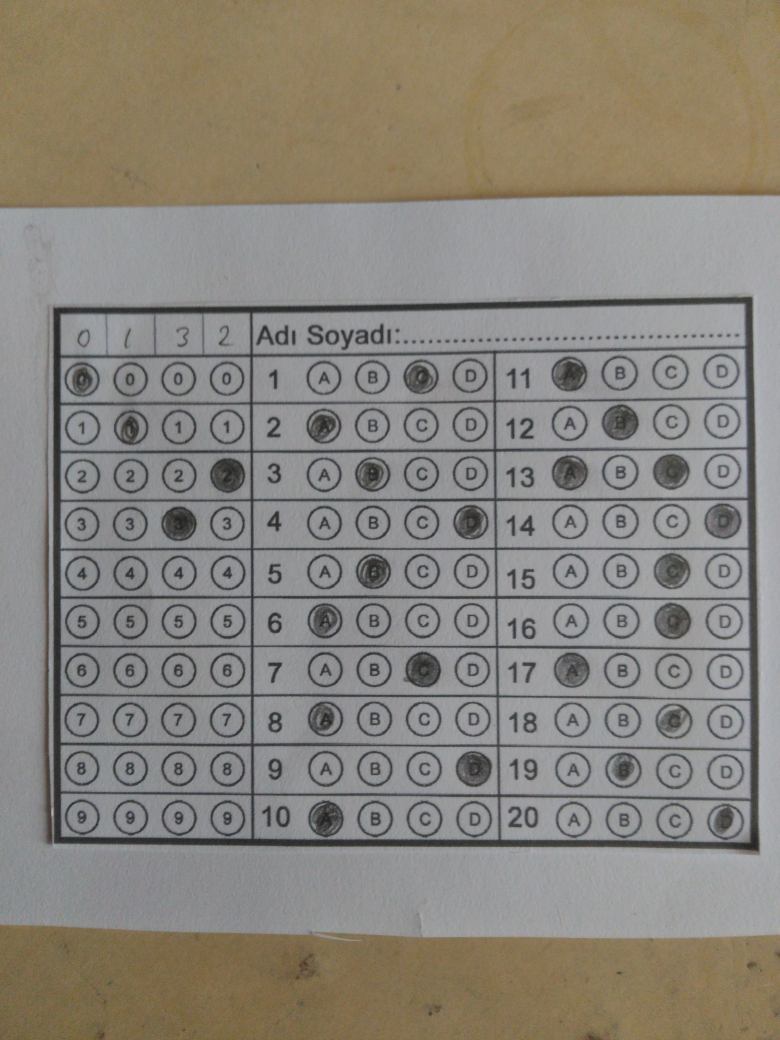
#> input picture My_dikdörtgen algılama/direk indirdiğim/img14.jpg, 3120 x 4160 px, given in place of the camera (shown at 1/4 size)
$ python 'rectanglealgıla.py'
#> lines starting #> are read from the running program, lines starting #| are printed output that depends on the picture; after the words box and inside, x2 and y2 are one past the last pixel; in counts of white or black regions, pixels touching at a corner belong together
import cv2
import time
import numpy as np

"""
sudo apt-get install python-opencv
sudo apt-get install python-matplotlib
"""

##################
DELAY = 0.02
USE_CAM = 1
IS_FOUND = 0

MORPH = 7
CANNY = 250
##################
# 420x600 oranı 105mmx150mm gerçek boyuttaki kağıt için
_width  = 600.0
_height = 420.0
_margin = 0.0
##################

if USE_CAM: video_capture = cv2.VideoCapture(0)

corners = np.array(
	[
		[[  		_margin, _margin 			]],
		[[ 			_margin, _height + _margin  ]],
		[[ _width + _margin, _height + _margin  ]],
		[[ _width + _margin, _margin 			]],
	]
)

pts_dst = np.array( corners, np.float32 )

while True :

	if USE_CAM :
		ret, rgb = video_capture.read()
#> rgb is the input picture: shape (4160, 3120, 3); mean B, G, R 123.8, 132.3, 136.9
		rgb = cv2.imread("b.jpg", 1)
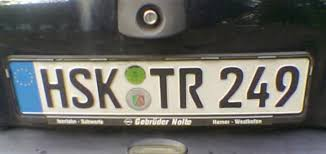
#> input picture My_dikdörtgen algılama/b.jpg, 326 x 154 px
#> rgb is the input picture: shape (154, 326, 3); mean B, G, R 99.2, 103.7, 104
	else :
		ret = 1
		rgb = cv2.imread( "b.jpg", 1 )

	if ( ret ):

		gray = cv2.cvtColor( rgb, cv2.COLOR_BGR2GRAY )
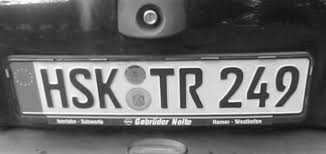
#> gray: shape (154, 326); min 13, max 255, mean 103.2

		gray = cv2.bilateralFilter( gray, 1, 10, 120 )

		edges  = cv2.Canny( gray, 10, CANNY )
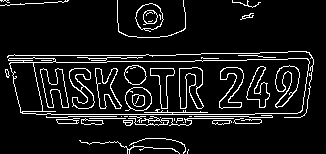
#> edges: shape (154, 326); 9.2% white in thin lines or dots

		kernel = cv2.getStructuringElement( cv2.MORPH_RECT, ( MORPH, MORPH ) )

		closed = cv2.morphologyEx( edges, cv2.MORPH_CLOSE, kernel )
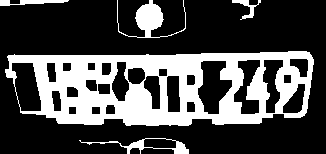
#> closed: shape (154, 326); 29.4% white; 5 white regions

		contours, h = cv2.findContours( closed, cv2.RETR_EXTERNAL, cv2.CHAIN_APPROX_SIMPLE )
#> contours = 5 contours; box (x1, y1, x2, y2) and area: (5, 51, 314, 126) 19659, (117, 0, 186, 38) 624, (79, 138, 189, 154) 554, (0, 0, 69, 6) 166, (232, 0, 261, 20) 116; h = [[1, -1, -1, -1], [2, 0, -1, -1], [3, 1, -1, -1], [4, 2, -1, -1], [-1, 3, -1, -1]]

		for cont in contours:

			# Küçük alanları pass geç
			if cv2.contourArea( cont ) > 5000 :

				arc_len = cv2.arcLength( cont, True )

				approx = cv2.approxPolyDP( cont, 0.1 * arc_len, True )

				if ( len( approx ) == 4 ):
					IS_FOUND = 1
					# [4 lines of commented-out code are left out]

					pts_src = np.array( approx, np.float32 )

					h, status = cv2.findHomography( pts_src, pts_dst )
					out = cv2.warpPerspective( rgb, h, ( int( _width + _margin * 2 ), int( _height + _margin * 2 ) ) )

					cv2.drawContours( rgb, [approx], -1, ( 255, 0, 0 ), 2 )

				else : pass
#> this loop made 5 passes
#> (arc_len, approx) on pass 2: (771.3, [[313, 59], [5, 72]])

		#cv2.imshow( 'closed', closed )
		#cv2.imshow( 'gray', gray )
		cv2.namedWindow( 'edges')
		cv2.imshow( 'edges', edges )

		cv2.namedWindow( 'rgb')
		cv2.imshow( 'rgb', rgb )

		if IS_FOUND :
			cv2.namedWindow( 'out')
			cv2.imshow( 'out', out )

		if cv2.waitKey(27) & 0xFF == ord('q') :
#> (key q is pressed here)
			break

		if cv2.waitKey(99) & 0xFF == ord('c') :
			current = str( time.time() )
			cv2.imwrite( 'ocvi_' + current + '_edges.jpg', edges )
			cv2.imwrite( 'ocvi_' + current + '_gray.jpg', gray )
			cv2.imwrite( 'ocvi_' + current + '_org.jpg', rgb )
			print ("Pictures saved")

		time.sleep( DELAY )

	else :
		print ("Stopped")
		break

if USE_CAM : video_capture.release()
cv2.destroyAllWindows()
